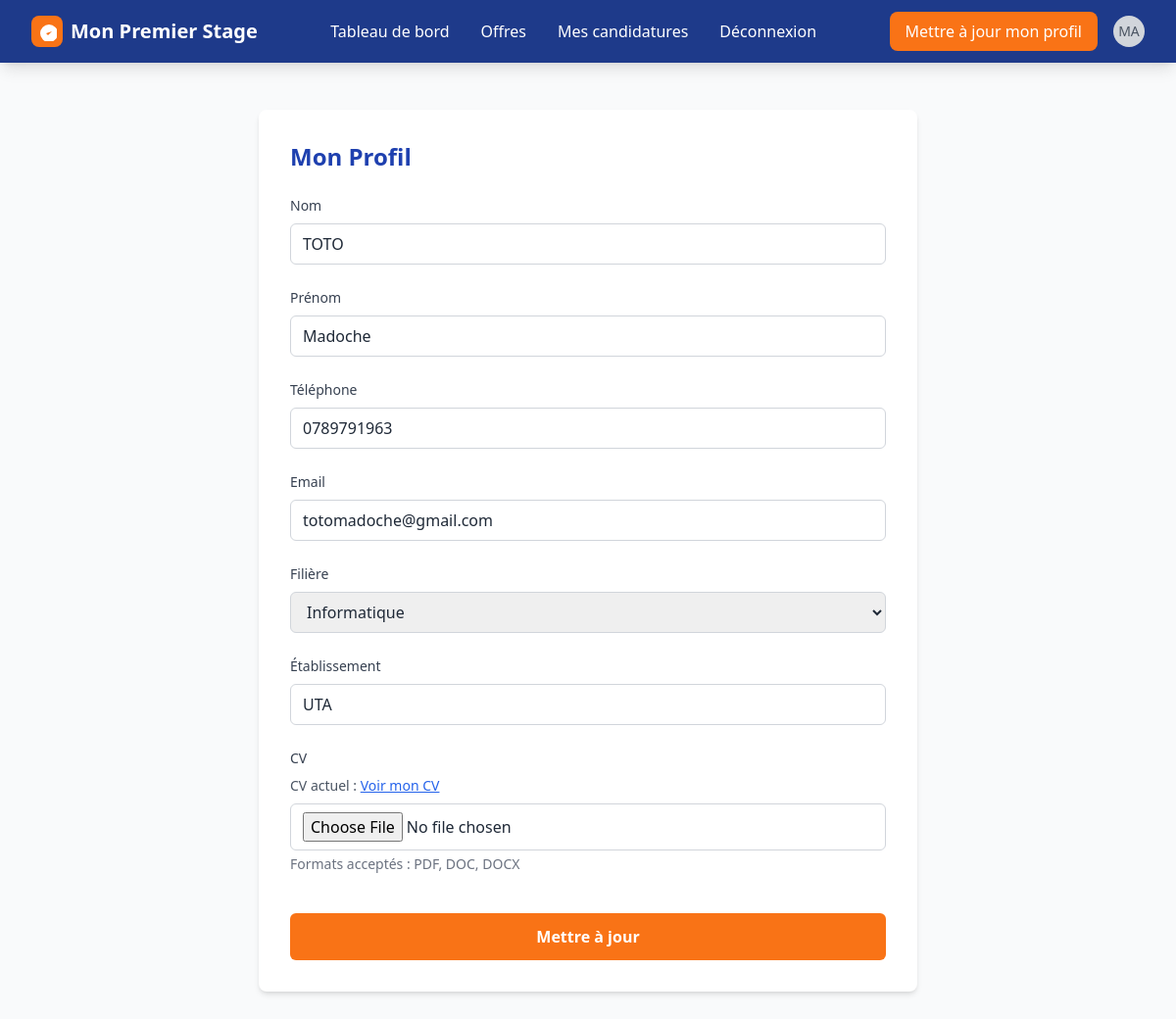
Screenshot of /profilCandidat/ (signed in) with the database file from the repository.
### app_premier_stage/models.py (models this page shows, shortened)
class User(AbstractUser):
    ROLES_CHOICES = (
        ("stagiaire", "Stagiaire"),
        ("entreprise", "Entreprise"),
        ("administrateur", "Administrateur"),
    )
    role = models.CharField(max_length=20, choices=ROLES_CHOICES, default="stagiaire")
    is_profile_completed = models.BooleanField(default=False)

class Stagiaire(models.Model):
    id_stagiaire = models.UUIDField(primary_key=True, default=uuid.uuid4, editable=False)
    user = models.OneToOneField(
        settings.AUTH_USER_MODEL,
        on_delete=models.CASCADE,
        related_name="profil_stagiaire"
    )
    nom_stagiaire = models.CharField(max_length=30, default="")
    prenom_stagiaire = models.CharField(max_length=100, default="")
    etablissement = models.CharField(max_length=50, default="")
    date_naissance_stagiaire = models.DateField()
    telephone_stagiaire = models.CharField(max_length=15, default="+225")
    email_stagiaire = models.EmailField(max_length=30,default="")
    filiere_stagiaire = models.CharField(max_length=30, default="")
    cv_stagiaire = models.FileField(upload_to="cvs/", blank=True, null=True)
    photo = models.ImageField(upload_to="photos/", blank=True, null=True)
    created_at = models.DateTimeField(auto_now_add=True)

### app_premier_stage/views.py (the view, shortened to what this page needs)
# urls.py: path('profilCandidat/',views.profilUpdate,name='profilcandidat'),
@transaction.atomic
def profilUpdate(request):
    stagiaire = get_object_or_404(Stagiaire, user=request.user)
    return render(request, "diplome/profil.html", {"stagiaire": stagiaire})

### app_premier_stage/templates/diplome/profil.html (shortened to what this page needs)
{% extends 'base.html' %}
{% block content %}
{% include "diplome/header.html" %}
<section class="py-12">
    <div class="container mx-auto px-4">
        <div class="max-w-2xl mx-auto">
            <div class="bg-white rounded-lg shadow-md p-8">
                <h2 class="text-2xl font-bold text-blue-800 mb-6">Mon Profil</h2>
                <form method="POST" enctype="multipart/form-data" class="space-y-6">
                    <div>
                        <label class="block text-sm font-medium text-gray-700 mb-2">Nom</label>
                        <input name="nom_stagiaire" type="text" value="{{ stagiaire.nom_stagiaire }}"
                            class="w-full px-3 py-2 border border-gray-300 rounded-md focus:outline-none focus:ring-2 focus:ring-blue-500">
                    </div>
                    <div>
                        <label class="block text-sm font-medium text-gray-700 mb-2">Prénom</label>
                        <input name="prenom_stagiaire" type="text" value="{{ stagiaire.prenom_stagiaire }}"
                            class="w-full px-3 py-2 border border-gray-300 rounded-md focus:outline-none focus:ring-2 focus:ring-blue-500">
                    </div>
                    <div>
                        <label class="block text-sm font-medium text-gray-700 mb-2">Téléphone</label>
                        <input name="telephone_stagiaire" type="text" value="{{ stagiaire.telephone_stagiaire }}"
                            class="w-full px-3 py-2 border border-gray-300 rounded-md focus:outline-none focus:ring-2 focus:ring-blue-500">
                    </div>
                    <div>
                        <label class="block text-sm font-medium text-gray-700 mb-2">Email</label>
                        <input name="email" type="email" value="{{ request.user.email }}"
                            class="w-full px-3 py-2 border border-gray-300 rounded-md focus:outline-none focus:ring-2 focus:ring-blue-500">
                    </div>
                    <div>
                        <label class="block text-sm font-medium text-gray-700 mb-2">Filière</label>
                        <select name="filiere_stagiaire" class="w-full px-3 py-2 border border-gray-300 rounded-md focus:outline-none focus:ring-2 focus:ring-blue-500">
                            <option value="{{ stagiaire.filiere_stagiaire }}" selected>{{ stagiaire.filiere_stagiaire }}</option>
                        </select>
                    </div>
                    <div>
                        <label class="block text-sm font-medium text-gray-700 mb-2">Établissement</label>
                        <input name="etablissement" type="text" value="{{ stagiaire.etablissement }}"
                            class="w-full px-3 py-2 border border-gray-300 rounded-md focus:outline-none focus:ring-2 focus:ring-blue-500">
                    </div>
                    <div>
                        <label class="block text-sm font-medium text-gray-700 mb-2">CV</label>
                        {% if stagiaire.cv_stagiaire %}
                            <p class="text-sm text-gray-600 mb-2">
                                CV actuel : <a href="{{ stagiaire.cv_stagiaire.url }}" target="_blank" class="text-blue-600 underline">Voir mon CV</a>
                            </p>
                        {% endif %}
                        <input name="cv_stagiaire" type="file" accept=".pdf,.doc,.docx"
                            class="w-full px-3 py-2 border border-gray-300 rounded-md focus:outline-none focus:ring-2 focus:ring-blue-500">
                        <p class="text-sm text-gray-500 mt-1">Formats acceptés : PDF, DOC, DOCX</p>
                    </div>
                    <div class="pt-4">
                        <button type="submit"
                                class="w-full bg-orange-500 text-white py-3 px-4 rounded-md hover:bg-orange-600 transition-colors font-semibold">
                            Mettre à jour
                        </button>
                    </div>
                </form>
            </div>
        </div>
    </div>
</section>
{% endblock %}

### app_premier_stage/templates/diplome/header.html (shortened to what this page needs)
<header class="bg-primary-blue text-white shadow-lg">
    <div class="max-w-7xl mx-auto px-4 sm:px-6 lg:px-8">
        <div class="flex justify-between items-center h-16">
            <div class="flex items-center space-x-2">
                <div class="w-8 h-8 bg-primary-orange rounded-lg flex items-center justify-center">
                    <svg class="w-5 h-5 text-white" fill="currentColor" viewBox="0 0 20 20">
                        <path d="M9 12l2 2 4-4m6 2a9 9 0 11-18 0 9 9 0 0118 0z"/>
                    </svg>
                </div>
                <span class="text-xl font-bold">Mon Premier Stage</span>
            </div>
            <nav class="hidden md:flex space-x-8">
                <a href="{% url 'diplome' %}" class="transition-colors {% if request.resolver_match.url_name == 'diplome' %}text-primary-orange font-medium border-b-2 border-primary-orange pb-1{% else %}hover:text-primary-orange{% endif %}">
                    Tableau de bord
                </a>
                <a href="{% url 'offres' %}" class="transition-colors {% if request.resolver_match.url_name == 'offres' %}text-primary-orange font-medium{% else %}hover:text-primary-orange{% endif %}">
                    Offres
                </a>
                <a href="{% url 'candidature' %}" class="transition-colors {% if request.resolver_match.url_name == 'candidature' %}text-primary-orange font-medium{% else %}hover:text-primary-orange{% endif %}">
                    Mes candidatures
                </a>
                <a href="{% url 'deconnexion' %}" class="hover:text-red-400 transition-colors">Déconnexion</a>
            </nav>
            <div class="hidden md:flex items-center space-x-4">
                <a href="{% url 'profilcandidat' %}">
                    <button class="bg-primary-orange hover:bg-orange-600 px-4 py-2 rounded-lg font-medium transition-colors">
                        Mettre à jour mon profil
                    </button>
                </a>
                <div class="w-8 h-8 bg-gray-300 rounded-full flex items-center justify-center">
                    <span class="text-gray-600 font-medium text-sm">
                        {{ user.first_name|default:user.username|slice:":2"|upper }}
                    </span>
                </div>
            </div>
        </div>
    </div>
</header>

### rows the page displays
User: first_name "MA", email "totomadoche@gmail.com"
Stagiaire: nom_stagiaire "TOTO", prenom_stagiaire "Madoche", telephone_stagiaire "0789791963", filiere_stagiaire "Informatique", etablissement "UTA"
